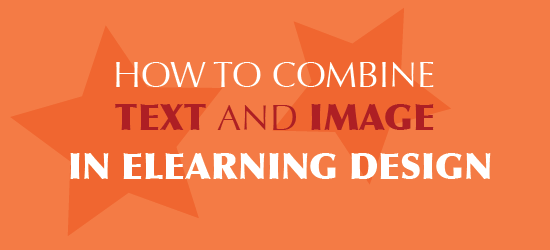
#> input picture Case_1_data/text-image-title.png, 550 x 250 px
$ python case_1_image_w_embedded_text_check.py
#> lines starting #> are read from the running program, lines starting #| are printed output that depends on the picture
"""
Case 1 check: "Image has usable embedded text" (OCR-trigger)

This script:
- runs OCR on an image
- computes mean confidence, character/word length, and text coverage ratio
- applies deterministic thresholds
- returns a structured decision record

Dependencies:
  pip install pytesseract pillow
System requirement:
  Tesseract OCR must be installed on your OS and available on PATH.
  - Windows: install Tesseract and set pytesseract.pytesseract.tesseract_cmd if needed
"""

from __future__ import annotations

import re
from dataclasses import dataclass
from typing import Dict, Any, List, Tuple

from PIL import Image, ImageOps
import pytesseract
pytesseract.pytesseract.tesseract_cmd = r"C:\Program Files\Tesseract-OCR\tesseract.exe"

try:
    import pytesseract
    from pytesseract import Output
except ImportError as e:
    raise ImportError(
        "Missing dependency. Install with: pip install pytesseract"
    ) from e


@dataclass
class Case1Thresholds:
    # Conservative defaults (tune as needed)
    C_min: float = 70.0      # pytesseract conf is 0..100, and -1 for invalid
                              # OCR confidence is normalized or treated on a 0–100 scale
                              # Threshold C_min = 70 means “70 out of 100”
    L_min_chars: int = 8     # min character count in extracted text
    A_min: float = 0.005     # 0.5% of image area (text coverage in image)


def _safe_open_image(image_path: str) -> Image.Image:
    img = Image.open(image_path)
    # For OCR, RGB or L works; we normalize here
    if img.mode not in ("RGB", "L"):
        img = img.convert("RGB")
    return img


def _preprocess_for_ocr(img: Image.Image) -> Image.Image:
    # Light, non-destructive preprocessing that helps OCR in many cases
    gray = ImageOps.grayscale(img)
    # Optional: increase contrast a bit; keep it simple and reproducible
    gray = ImageOps.autocontrast(gray)
    return gray


_noise_only_re = re.compile(r"^[\W_]+$")  # only symbols/underscores
_time_like_re = re.compile(r"^\d{1,2}:\d{2}(:\d{2})?$")  # 12:34 or 12:34:56
_date_like_re = re.compile(r"^\d{4}[-/]\d{1,2}[-/]\d{1,2}$")  # 2025-12-14


def _is_noise_token(t: str) -> bool:
    t = t.strip()
    if not t:
        return True
    if _noise_only_re.match(t):
        return True
    if _time_like_re.match(t):
        return True
    if _date_like_re.match(t):
        return True
    # Single short UI-ish tokens are often noise; keep minimal
    if len(t) <= 1:
        return True
    return False


def detect_case1_embedded_text(
    image_path: str,
    thresholds: Case1Thresholds = Case1Thresholds(),
    ocr_lang: str = "eng",
) -> Dict[str, Any]:
    """
    Returns a record:
      {
        "embedded_text_flag": bool,
        "extracted_text": str,
        "metrics": {...},
        "thresholds": {...},
        "reason": "..."
      }
    """
#> called with image_path = 'Case_1_data/text-image-title.png', ocr_lang = 'eng'

    img = _safe_open_image(image_path)
#> in _safe_open_image, img is the input picture: PIL image 550x250 RGB; mean R, G, B 242.2, 123.6, 73.7
    w, h = img.size
#> w = 550; h = 250
    img_work = _preprocess_for_ocr(img)
#> in _preprocess_for_ocr, `gray = ImageOps.grayscale(img)`:
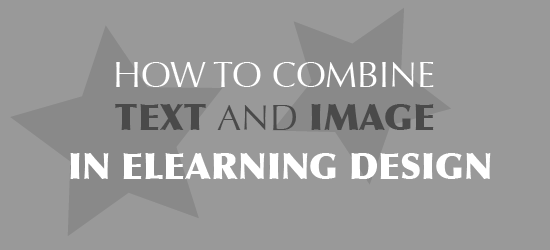
#> gray: PIL image 550x250 L; min 74, max 255, mean 153.3
#> in _preprocess_for_ocr, `gray = ImageOps.autocontrast(gray)`:
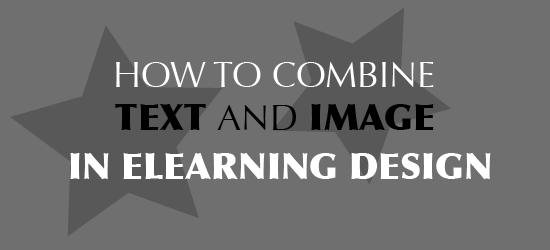
#> gray: PIL image 550x250 L; min 0, max 255, mean 111.4

    # Run OCR in "data" mode to get confidences and bounding boxes
#> (the run stopped early here; a loop or call above may not have finished)

$ run again, with Case_1_data/Hate_5.png copied over Case_1_data/text-image-title.png
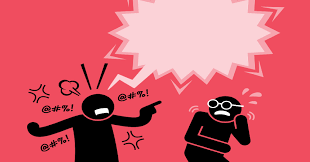
#> input picture Case_1_data/Hate_5.png, 310 x 162 px
#> in _safe_open_image, img is the input picture: PIL image 310x162 P; mean R, G, B 210.5, 95.3, 108.1
#> in _preprocess_for_ocr, `gray = ImageOps.grayscale(img)`:
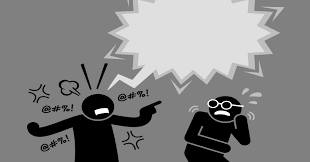
#> gray: PIL image 310x162 L; min 0, max 255, mean 131.4
